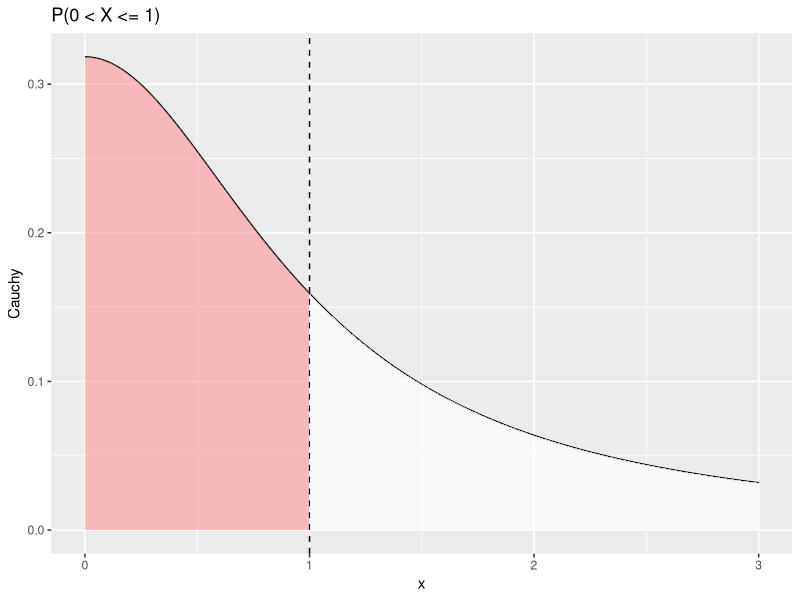
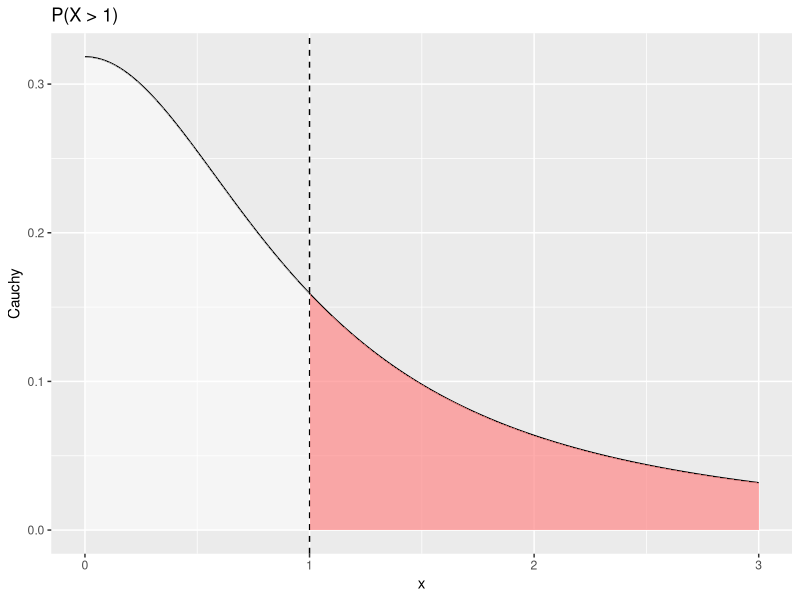
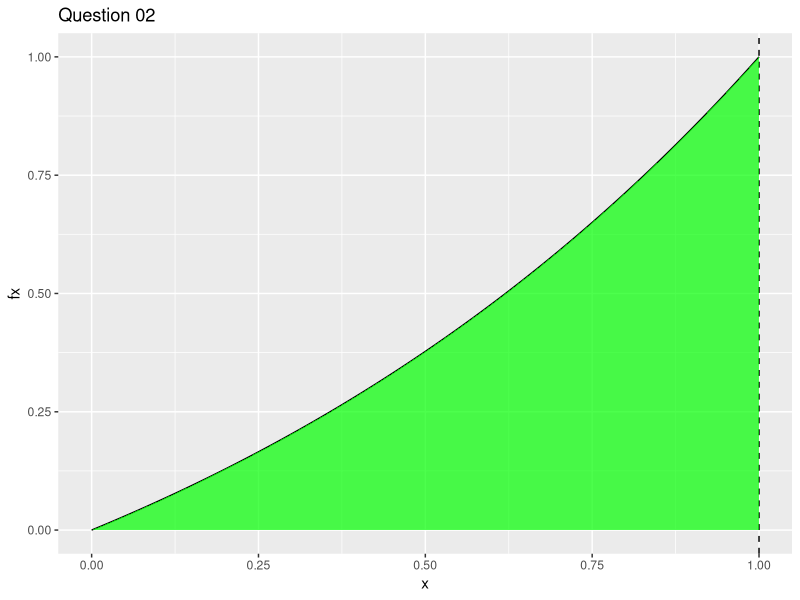

Reproduce these figures in R, in order.
## ---- chunk 1
library(dplyr)
library(ggplot2)
library(kableExtra)
library(knitr)
library(dplyr)
knitr::opts_chunk$set(echo = TRUE)
options(knitr.table.format = "html")
## ---- chunk 2
options(scipen = 100)
set.seed(15) # 3 + 12
# X ~ Cauchy(0,1)
# P(X > 1)
1 - pcauchy(1)
## ---- chunk 3
x = seq(0,3,by = 0.001)
fx = dcauchy(x)
data <- data.frame(x = x, Cauchy = dcauchy(x))
data <- mutate(data,new = ifelse(x > 1, "blue", "white"))
temp1 <- data[1:1000,]
temp2 <- data[1001:length(x),]

## ---- chunk 4
ggplot()+
  geom_line(data = data,aes(x = x, y = Cauchy))+
  geom_vline(xintercept = 1,linetype = 2)+
  geom_ribbon(data = temp1, aes(x = x,ymin = 0, ymax = Cauchy), fill = "#FF8888",alpha = 0.5)+
  geom_ribbon(data = temp2, aes(x = x,ymin = 0, ymax = Cauchy), fill = "white", alpha = 0.7)+
  labs(title = "P(0 < X <= 1)")
## ---- chunk 5
ggplot()+
  geom_line(data = data,aes(x = x, y = Cauchy))+
  geom_vline(xintercept = 1,linetype = 2)+
  geom_ribbon(data = temp1, aes(x = x,ymin = 0, ymax = Cauchy), fill = "white",alpha = 0.5)+
  geom_ribbon(data = temp2, aes(x = x,ymin = 0, ymax = Cauchy), fill = "#FF8888", alpha = 0.7)+
  labs(title = "P(X > 1)")
## ---- chunk 6
N = 1000
cauchy <- function(x){
  return(1/(pi*(1+x^2)))
}
theta.hat <- NULL
for(i in 1:1000){
  # 從cauchy抽取樣本
  x <- runif(N)
  x <- cauchy(x)
  theta.hat[i]<-0.5 - mean(x)}
Mc.mean <- mean(theta.hat)
Mc.var <- var(theta.hat)
## ---- chunk 7
N = 1000
theta.hat <- NULL
for ( i in 1:1000){
x <- rcauchy(N)
theta.hat[i] <- mean(x > 1)}
Hm1.mean <- mean(theta.hat)
Hm1.var <- var(theta.hat)
## ---- chunk 8
N = 1000
theta.hat = NULL
for(i in 1:1000){
  x <- rcauchy(1000) %>% abs()
  theta.hat[i] <- 0.5*mean(x > 1)
}
Hm2.mean <- mean(theta.hat)
Hm2.var <- var(theta.hat)
## ---- chunk 9
N = 1000
theta.hat <- NULL
cauchy <- function(x){
  return(1/(pi*(1+x^2)))}
for(i in 1:1000){
  x <- runif(N)
  theta.hat[i] <- (1- mean(2*cauchy(x)))/2
  }
Hm3.mean <- mean(theta.hat)
Hm3.var <- var(theta.hat)
## ---- chunk 10
N = 1000
for( i in 1:1000){
    x <- runif(N/2)
    y <- 1 - x
    temp1 <- cauchy(x)
    temp2 <- cauchy(y)
    theta.hat[i] <-0.5 - 0.5*(mean(temp1)+mean(temp2))}
  AV.mean <- mean(theta.hat)
  AV.var <- var(theta.hat)
## ---- chunk 11
hes <- function(x){
  return(1/(pi*(1 + x^(-2))))}
N = 1000
theta.hat <- NULL
for(i in 1:1000){
  U <- runif(N)
  x <- 1/U
  theta.hat[i] <- mean(hes(x))
}
Is.mean <- mean(theta.hat)
Is.var <- var(theta.hat)
## ---- chunk 12
f <- function(x){
  return(1/(1+x))
  }
cauchy <- function(x){
  return(1/(pi*(1+x^2)))
}
theta.hat = NULL
for(i in 1:N){
u <- runif(1000)
B <- f(u)
A <- cauchy(u)
a <- -cov(A,B) / var(B) #est of c*

x <- runif(N)
T1 <-0.5 -  cauchy(x)
theta.hat[i]<-  0.5 - mean(T1 + a * (f(x) -log(2, base = exp(1))))
}
Cv.mean <- mean(theta.hat)
Cv.var <- var(theta.hat)
## ---- chunk 13
cauchy <- function(x){
  return(1/(pi*(1+x^2)))
}

SS = NULL
for(i in 1:N){
x1 <- runif(N/5, 0, 0.2)
x2 <- runif(N/5, 0.2, 0.4)
x3 <- runif(N/5, 0.4, 0.6)
x4 <- runif(N/5, 0.6, 0.8)
x5 <- runif(N/5, 0.8, 1)
S1 <- 0.5 - mean(cauchy(x1))
S2 <- 0.5 - mean(cauchy(x2))
S3 <- 0.5 - mean(cauchy(x3))
S4 <- 0.5 - mean(cauchy(x4))
S5 <- 0.5 - mean(cauchy(x5))
SS[i] <- mean(c(S1, S2, S3, S4, S5))
}
SS.mean <- mean(SS)
SS.var <- var(SS)
## ---- chunk 14
tmp1 <- c(Mc.mean, Hm1.mean, Hm2.mean, Hm3.mean, AV.mean, Is.mean, Cv.mean, SS.mean)
tmp2 <- c(Mc.var, Hm1.var, Hm2.var, Hm3.var, AV.var, Is.var, Cv.var, SS.var)
table <- rbind(tmp1, tmp2)
rownames(table) <- c("Mean","Variance")
colnames(table) <- c("Monte-Carlo", "Hit or miss1", "Hit or miss2", "Hit or miss3", "Antithetic",
                     " Importance", "Control", "Stratified(5)")
temp <- table %>% round(., digits = 8)
kable(temp) %>% kable_styling() 
## ---- chunk 15
set.seed(15) # 3 + 12
# define function
Q2 <- function(x){
 y <- (exp(x)-1)/(exp(1)-1)
 return(y)}

x = seq(0,1,by = 0.001)
fx = Q2(x)
data <- data.frame(x = x, fx = Q2(x))
ggplot()+
  geom_line(data = data,aes(x = x, y = fx))+
  geom_vline(xintercept = 1,linetype = 2)+
  geom_ribbon(data = data, aes(x = x,ymin = 0, ymax = fx), fill = "#00FF00",alpha = 0.7)+
  labs(title = "Question 02")
## ---- chunk 16
N = 1000
theta.hat = NULL
for(i in 1:N){
x <- runif(N)
theta.hat[i] <- mean(Q2(x))}
Mc.mean <- mean(theta.hat)
Mc.var <-var(theta.hat)
## ---- chunk 17
N = 1000
theta.hat = NULL
for(i in 1:N){
x <- runif(N/2)
y <- 1 - x
temp1 <- mean(Q2(x))
temp2 <- mean(Q2(y))
theta.hat[i] <- 0.5*(temp1+temp2)}
AV.mean <- mean(theta.hat)
AV.var <- var(theta.hat)
## ---- chunk 18
theta.hat1 = NULL
theta.hat2 = NULL
theta.hat3 = NULL
theta.hat4 = NULL
for( i in 1:N){
  
  u <- runif(N)     #f3, inverse transform method
  x <- - log(1 - u * (1 - exp(-1)))
  fg <- Q2(x) / (exp(-x) / (1 - exp(-1)))
  theta.hat1[i] <- mean(fg)
  
  u <- runif(N/2)     #f3, inverse transform method + Antithetic Variate
  v <- 1 - u
  x1 <- - log(1 - u * (1 - exp(-1)))
  x2 <- - log(1 - v * (1 - exp(-1)))
  fg1 <- Q2(x1) / (exp(-x1) / (1 - exp(-1)))
  fg2 <- Q2(x2) / (exp(-x2) / (1 - exp(-1)))
  fg <- 0.5*(fg1+fg2)
  theta.hat2[i] <- mean(fg)

  u <- runif(N)    #f4, inverse transform method
  x <- tan(pi * u / 4)
  fg <- Q2(x) / (4 / ((1 + x^2) * pi))
  theta.hat3[i] <- mean(fg)

  u <- runif(N/2)    #f4, inverse transform method + Antithetic Variate
  v <- 1 - u
  x1 <- tan(pi * u / 4)
  x2 <- tan(pi * v / 4)
  fg1 <- Q2(x1) / (4 / ((1 + x1^2) * pi))
  fg2 <- Q2(x2) / (4 / ((1 + x2^2) * pi))
  fg <- 0.5*(fg1+fg2)
  theta.hat4[i] <- mean(fg)
}

mean11 <- c(mean(theta.hat1 ),mean(theta.hat2 ),mean(theta.hat3 ),mean(theta.hat4 ))
var11 <- c(var(theta.hat1 ),var(theta.hat2 ),var(theta.hat3 ),var(theta.hat4))
Is.mean1 <- mean(theta.hat3 )
Is.mean2 <- mean(theta.hat4)
Is.var1 <- var(theta.hat3)
Is.var2 <- var(theta.hat4)
## ---- chunk 19

f <- function(x){
  x}
theta.hat = NULL
for( i in 1:N){
  u <- runif(10000)
  B <- f(u)
  A <- Q2(u)
  a <- -cov(A,B) / var(B)
  u <- runif(N)
  T1 <- Q2(u)
  T2 <- T1 + a * (f(u) - 1/2)
  theta.hat[i] <- mean(T2)
  }
Cv.mean <- mean(theta.hat)
Cv.var <- var(theta.hat)
## ---- chunk 20
Q2 <- function(x){
  y <- (exp(x)-1)/(exp(1)-1)
  return(y)}
N <- 1000
SS = NULL
for(i in 1:N){
  x1 <- runif(N/5, 0, 0.2)
  x2 <- runif(N/5, 0.2, 0.4)
  x3 <- runif(N/5, 0.4, 0.6)
  x4 <- runif(N/5, 0.6, 0.8)
  x5 <- runif(N/5, 0.8, 1)
  S1 <- mean(Q2(x1))
  S2 <- mean(Q2(x2))
  S3 <- mean(Q2(x3))
  S4 <- mean(Q2(x4))
  S5 <- mean(Q2(x5))
  SS[i] <- mean(c(S1, S2, S3, S4, S5))
}
SS.mean <- mean(SS)
SS.var <- var(SS)
## ---- chunk 21
tmp1 <- c(Mc.mean, AV.mean, Is.mean1,Is.mean2, Cv.mean, SS.mean)
tmp2 <- c(Mc.var, AV.var, Is.var1, Is.var2, Cv.var, SS.var)
table <- rbind(tmp1, tmp2)
rownames(table) <- c("Mean","Variance")
colnames(table) <- c("Monte-Carlo", "Antithetic"," Importance", "Importance+Antithetic","Control", "Stratified(5)")
temp <- table %>% round(., digits = 8)
temp %>% kable() %>% kable_styling()
## ---- chunk 22
Q3<-function(x){
  (312.5/60)*exp((-1/5)*x)-
    (640/60)*exp((-1/4)*x)+
    (405/60)*exp((-1/3)*x)+
    (1/24)*exp((-1)*x)+
    (-4/3)*exp((-1/2)*x)
}
## ---- chunk 23
set.seed(15) # 3 + 12
temp2 <- NULL
for(j in 1:1000){
  temp <- NULL
  for( i in 1:1000){
    tmp <- rexp(5)
    temp[i] <- sum(tmp*c(1:5))}
  temp2[j] <- sum(temp>21.6)/1000
}
Hm.mean <- mean(temp2)
Hm.var <- var(temp2)
## ---- chunk 24
N <- 1000
theta.hat <- NULL
for(i in 1:1000){
  x <- runif(N,0,21.6)
  theta.hat[i] <-1 -  mean(Q3(x)*21.6)
}
Mc.mean <- mean(theta.hat)
Mc.var <- var(theta.hat)
## ---- chunk 25
N <- 1000
theta.hat <- NULL
for(i in 1:1000){
  x <- runif(N/2,0,21.6)
  y <- 21.6 - x
  theta.hat[i] <- (2 - mean(Q3(x)*21.6) - mean(Q3(y)*21.6))*0.5
}
Av.mean <- mean(theta.hat)
Av.var <- var(theta.hat)
## ---- chunk 26
N <- 1000
theta.hat <- NULL
for(i in 1:1000){
  tmp <- c()
  for(j in 1:5){
    x <- runif(N/5,(j - 1)/5*21.6,j/5*21.6)
    tmp <- c(tmp, Q3(x)*21.6)
  }
  theta.hat[i] <- 1 - mean(tmp)
}
SS.mean <- mean(theta.hat)
SS.var <- var(theta.hat)
## ---- chunk 27
table.mean <- c(Mc.mean, Av.mean, SS.mean, Hm.mean)
table.var <- c(Mc.var, Av.var, SS.var, Hm.var)
table <- rbind(table.mean, table.var)
rownames(table) <- c("mean", "var")
colnames(table) <- c("Monte", "Antithetic", "Stratified", "Hit")
temp <- table %>% round(., digits = 8)
temp %>% kable() %>% kable_styling()
